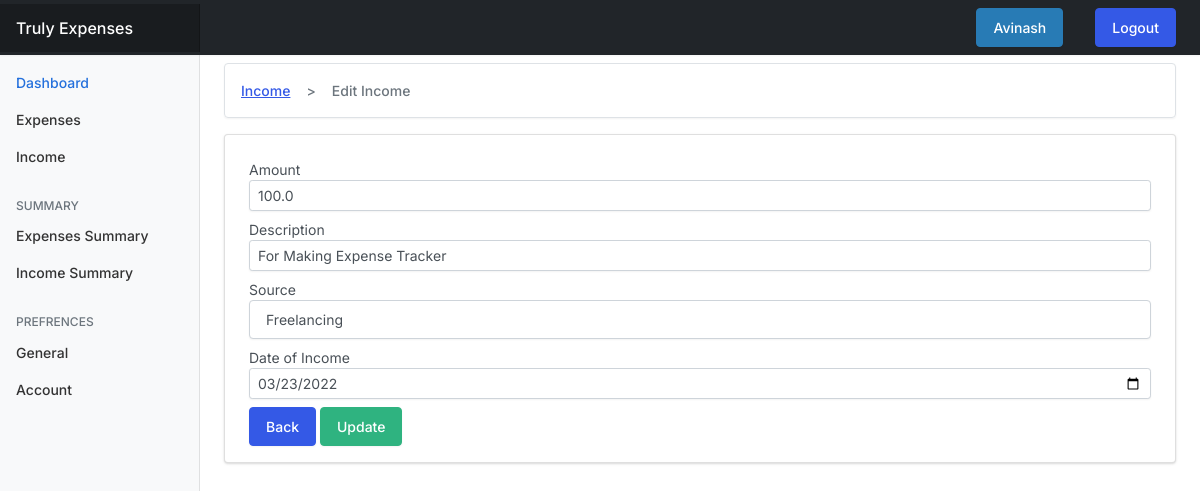
Page /income/edit-income/9 (signed in) on the committed database.
### income/models.py (models this page shows, shortened)
class UserIncome(models.Model):
    amount = models.FloatField()
    date = models.DateField(default=now)
    description = models.TextField()
    owner = models.ForeignKey(to=User, on_delete = models.CASCADE)
    source = models.CharField(max_length=266)
    class Meta:
        ordering = ('-date',)

### income/views.py (the view, shortened to what this page needs)
# urls.py: path("edit-income/<int:id>", views.edit_income, name="edit-income"),
@login_required(login_url="/authentication/login/")
def edit_income(request, id):
    income = UserIncome.objects.get(pk=id)
    sources = Source.objects.all().exclude(name = income.source)
    context = {
        'values': income,
        'sources':sources,
    }
    if request.method == "GET":
        return render(request, 'income/edit-income.html', context)

### templates/income/edit-income.html (shortened to what this page needs)
{% extends 'base.html' %}
{% block content %}
    <nav aria-label="breadcrumb">
        <ol class="breadcrumb mt-2">
            <li class="breadcrumb-item"><a href="{% url 'income' %}">Income</a></li>
            <li class="breadcrumb-item active" aria-current="page">Edit Income</li>
        </ol>
    </nav>
    <div class="card">
        <div class="card-body">
            <form method="post">
                <div class="form-group mt-2">
                    <label for="">Amount</label>
                    <input
                        type="number"
                        class="form-control form-control-sm"
                        name="amount"
                        value="{{values.amount}}"
                    >
                </div>
                <div class="form-group mt-2">
                    <label for="">Description</label>
                    <input
                        type="text"
                        class="form-control form-control-sm"
                        name="description"
                        value="{{values.description}}"
                    >
                </div>
                <div class="form-group  mt-2">
                    <label for="">Source</label>
                    <select class="form-control" name="source" id="">
                        <option
                            selected
                            name="source"
                            value="{{values.source}}"
                        >
                            {{values.source}}
                        </option>
                    </select>
                </div>
                <div class="form-group mt-2">
                    <label for="">Date of Income</label>
                    <input
                        type="date"
                        class="form-control form-control-sm"
                        name="income_date"
                        value="{{values.date | date:'Y-m-d'}}"
                    >
                </div>
                <div class="dflex space-between">
                    <a href="{% url 'income' %}" class="btn btn-primary btn-primary-sm mt-2">Back</a>
                <input type="submit" value="Update" class="btn btn-success btn-success-sm mt-2">
                </div>
            </form>
        </div>
    </div>
{% endblock content %}

### templates/base.html (shortened to what this page needs)
{% load static %}
<!doctype html>
<html lang="en">
  <head>
    <link href="{% static 'css/bootstrap.min.css' %}" rel="stylesheet">
    <link href="{% static 'css/main.css' %}" rel="stylesheet">
    <link href="{% static 'css/dashboard.css' %}" rel="stylesheet">
  </head>
  <body>
<header class="navbar navbar-dark sticky-top bg-dark flex-md-nowrap p-0 shadow">
  <a class="navbar-brand col-md-3 col-lg-2 me-0 px-3" href="{% url 'expenses' %}">Truly Expenses</a>
  <div class="navbar-nav">
    <div class="nav-item text-nowrap d-flex">
      <div class="nav-link px-3">
        <a href="" class="nav-link px-3 btn btn-info" style="text-transform:capitalize">{{request.user}}</a>
      </div>
      <form action="{% url 'logout' %}" method="post" class="nav-link px-3">
        <input class="nav-link px-3 btn btn-primary" type="Submit" value="Logout">
      </form>
    </div>
  </div>
</header>
<div class="container-fluid">
  <div class="row">
    {% include 'partials/sidebar.html' %}
    <main class="col-md-9 ms-sm-auto col-lg-10 px-md-4">
      {% block content %}
      {% endblock content %}
    </main>
  </div>
</div>
  </body>
</html>

### expense_tracker/static/css/dashboard.css (style rules this page uses)
body { font-size: .875rem; }
.navbar-brand { padding-top: .75rem; padding-bottom: .75rem; font-size: 1rem; background-color: rgba(0, 0, 0, .25); box-shadow: inset -1px 0 0 rgba(0, 0, 0, .25); }

### rows in the picture
UserIncome: amount "100.0", description "For Making Expense Tracker", source "Freelancing", income_date "03/23/2022"

### other values in the picture
{{ request.user }} "Avinash"
